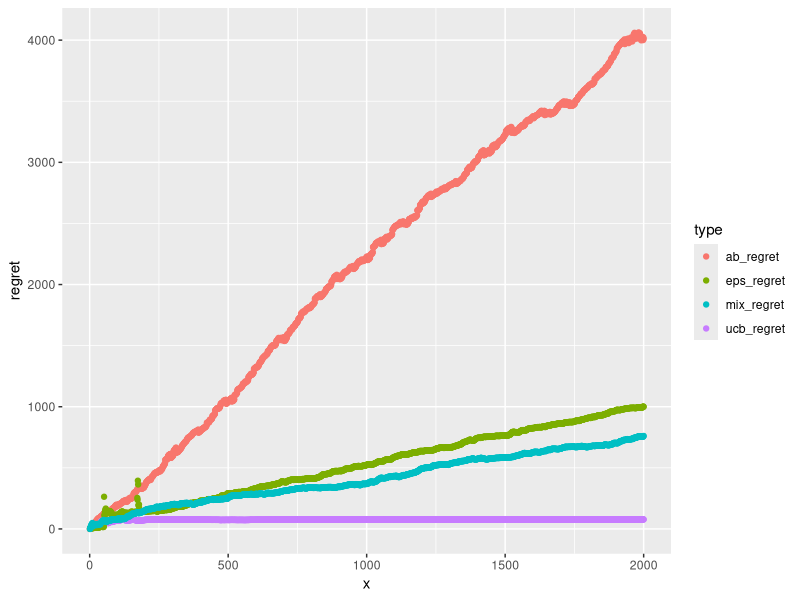

Generate this figure with R: (Note: this script raises an error after producing the figure.)
library(ggplot2)
library(dplyr)
library(tidyr)
setwd("G:\\My Drive\\Research\\Contextual Bandits\\code\\bandits\\MAB_VAR")


df <- read.csv("output.csv")

df$x = 1:nrow(df)
df_regret <- df %>% select(x, ab_regret, ucb_regret, eps_regret, mix_regret) %>%
  gather("type", "regret", 2:5)

ggplot(df_regret) + geom_point(aes(x=x, y=regret, color=type))+ ggsave("regret.png")

df_mean_rmse <- df %>% select(x, ab_mean_rmse, ucb_mean_rmse, eps_mean_rmse, mix_mean_rmse) %>%
  gather("type", "mean_rmse", 2:5)

ggplot(df_mean_rmse) + geom_point(aes(x=x, y=mean_rmse, color=type)) + ggsave("mean_rmse.png")

df_var_rmse <- df %>% select(x, ab_var_rmse, ucb_var_rmse, eps_var_rmse, mix_var_rmse) %>%
  gather("type", "var_rmse", 2:5)

ggplot(df_var_rmse) + geom_point(aes(x=x, y=var_rmse, color=type)) + ggsave("var_rmse.png")


df <- read.csv("groups.csv")
df$x = 1:nrow(df)
df_group <- df %>% select(x, ab_group, ucb_group, eps_group, mix_group) %>%
  gather("type", "group", 2:5)
ggplot(df_group) + geom_point(aes(x=x, y=factor(group))) + facet_grid(type ~.) + ggsave("group.png")
